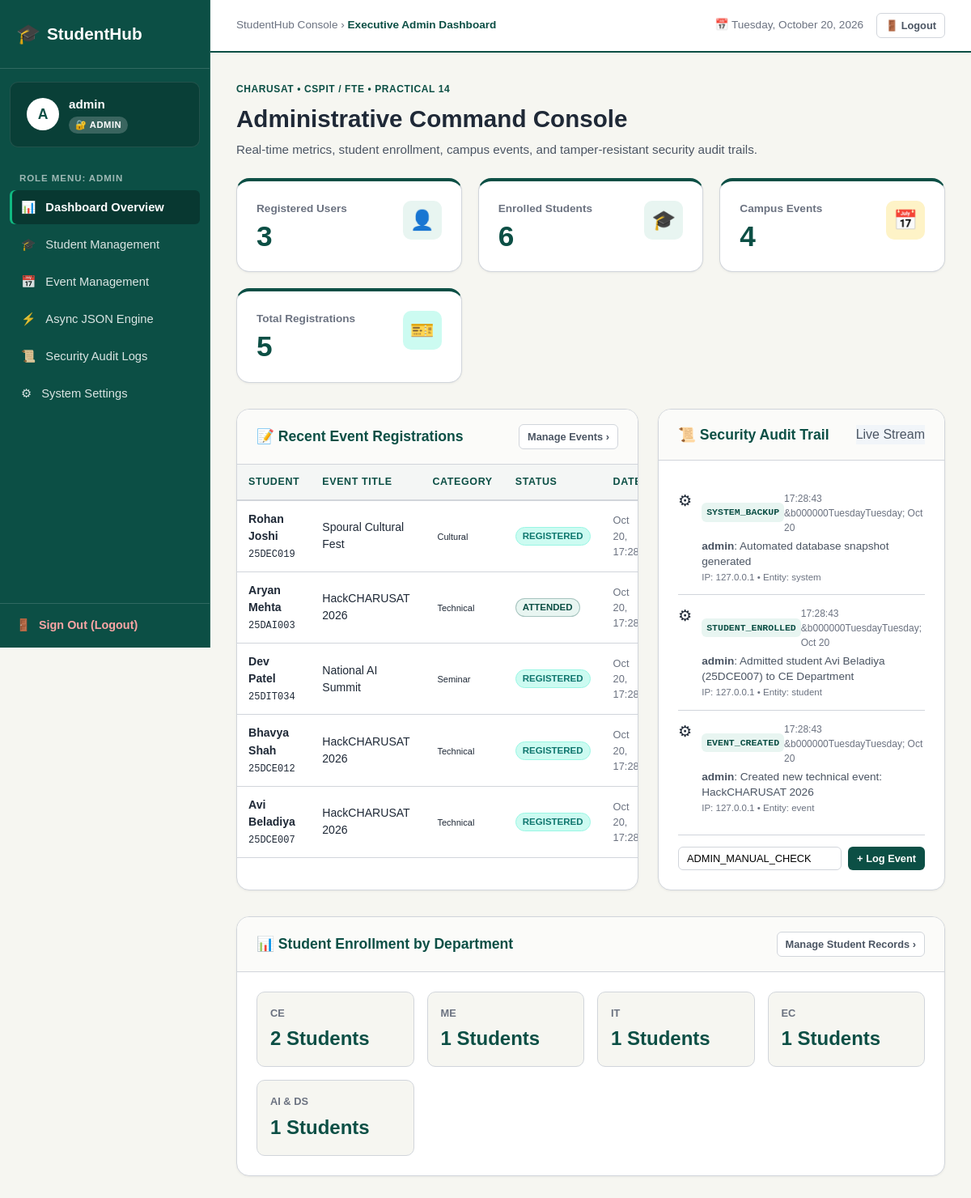
/index.php (signed in), run on the app's committed database.
### tables this page shows
CREATE TABLE IF NOT EXISTS `registrations` (
    `id` INT AUTO_INCREMENT PRIMARY KEY,
    `student_id` INT NOT NULL,
    `event_id` INT NOT NULL,
    `registration_date` TIMESTAMP DEFAULT CURRENT_TIMESTAMP,
    `status` ENUM('registered', 'attended', 'cancelled') DEFAULT 'registered',
    UNIQUE KEY `unique_student_event` (`student_id`, `event_id`),
    CONSTRAINT `fk_p14_reg_student` FOREIGN KEY (`student_id`) REFERENCES `students` (`id`) ON DELETE CASCADE,
    CONSTRAINT `fk_p14_reg_event` FOREIGN KEY (`event_id`) REFERENCES `events` (`id`) ON DELETE CASCADE
);

CREATE TABLE IF NOT EXISTS `students` (
    `id` INT AUTO_INCREMENT PRIMARY KEY,
    `student_id` VARCHAR(20) NOT NULL UNIQUE,
    `name` VARCHAR(100) NOT NULL,
    `email` VARCHAR(100) NOT NULL UNIQUE,
    `course` VARCHAR(100) NOT NULL DEFAULT 'Computer Engineering',
    `gender` ENUM('Male', 'Female', 'Other') DEFAULT 'Male',
    `mobile` VARCHAR(15) NOT NULL,
    `college` VARCHAR(150) DEFAULT 'CSPIT / DEPSTAR, CHARUSAT',
    `branch` VARCHAR(100) DEFAULT 'CE',
    `semester` INT NOT NULL DEFAULT 3,
    `academic_year` VARCHAR(30) DEFAULT '2nd Year',
    `cgpa` DECIMAL(3,2) DEFAULT 8.50,
    `address` TEXT NULL,
    `status` VARCHAR(20) NOT NULL DEFAULT 'active',
    `created_at` TIMESTAMP DEFAULT CURRENT_TIMESTAMP
);

CREATE TABLE IF NOT EXISTS `events` (
    `id` INT AUTO_INCREMENT PRIMARY KEY,
    `title` VARCHAR(150) NOT NULL,
    `category` VARCHAR(50) NOT NULL DEFAULT 'Technical',
    `event_date` DATE NOT NULL,
    `event_time` TIME DEFAULT '10:00:00',
    `venue` VARCHAR(150) DEFAULT 'Seminar Hall, CHARUSAT',
    `description` TEXT NULL,
    `capacity` INT DEFAULT 100,
    `status` ENUM('Open', 'Closed', 'Upcoming') DEFAULT 'Open',
    `poster` VARCHAR(255) DEFAULT 'default_poster.png',
    `created_at` TIMESTAMP DEFAULT CURRENT_TIMESTAMP
);

CREATE TABLE IF NOT EXISTS `audit_logs` (
    `id` INT AUTO_INCREMENT PRIMARY KEY,
    `user_id` INT DEFAULT NULL,
    `actor_username` VARCHAR(50) NOT NULL DEFAULT 'system',
    `action` VARCHAR(255) NOT NULL,
    `entity_type` VARCHAR(50) DEFAULT 'general',
    `entity_id` INT DEFAULT NULL,
    `details` TEXT DEFAULT NULL,
    `ip_address` VARCHAR(45) DEFAULT '127.0.0.1',
    `created_at` TIMESTAMP DEFAULT CURRENT_TIMESTAMP,
    CONSTRAINT `fk_p14_audit_user` FOREIGN KEY (`user_id`) REFERENCES `users` (`id`) ON DELETE SET NULL
);

### index.php (the view, shortened to what the rows shown need)
<?php
require_once __DIR__ . '/audit_logger.php';
$latestRegistrations = [];
$auditLogs = [];
if ($pdo !== null) {
    try {
        $regSql = "SELECT r.id, r.status, r.registration_date, s.name AS student_name, s.student_id, e.title AS event_title, e.category
                   FROM registrations r
                   JOIN students s ON r.student_id = s.id
                   JOIN events e ON r.event_id = e.id
                   ORDER BY r.id DESC LIMIT 6";
        $latestRegistrations = $pdo->query($regSql)->fetchAll();
        $auditSql = "SELECT * FROM audit_logs ORDER BY id DESC LIMIT 8";
        $auditLogs = $pdo->query($auditSql)->fetchAll();
    } catch (PDOException $e) {
        $errorMsg = "Database error fetching stats: " . $e->getMessage();
    }
}
?>
<!DOCTYPE html>
<html lang="en">
<head>
    <link rel="stylesheet" href="style.css">
</head>
<body>
    <div class="app-layout">
        <main class="main-content">
            <div class="content-body">
                <div style="margin-bottom: 24px;">
                    <h1 style="font-size: 1.85rem; font-weight: 800; color: var(--text-primary); margin: 4px 0;">
                        Administrative Command Console
                    </h1>
                </div>
                <div class="dashboard-grid">
                    <div class="dash-card">
                        <div class="dash-card-header">
                            <h2 class="dash-card-title">&#128221; Recent Event Registrations</h2>
                        </div>
                        <div class="dash-card-body" style="padding: 0;">
                            <div class="table-wrapper">
                                <table class="admin-table">
                                    <thead>
                                        <tr>
                                            <th>Student</th>
                                            <th>Event Title</th>
                                            <th>Category</th>
                                            <th>Status</th>
                                            <th>Date</th>
                                        </tr>
                                    </thead>
                                    <tbody>
                                        <?php if (empty($latestRegistrations)): ?>
                                            <tr>
                                                <td colspan="5" style="text-align: center; padding: 24px; color: var(--text-muted);">
                                                    No event registrations recorded yet.
                                                </td>
                                            </tr>
                                        <?php else: ?>
                                            <?php foreach ($latestRegistrations as $reg): ?>
                                                <tr>
                                                    <td>
                                                        <strong><?= htmlspecialchars($reg['student_name']) ?></strong><br>
                                                        <code style="font-size: 0.75rem;"><?= htmlspecialchars($reg['student_id']) ?></code>
                                                    </td>
                                                    <td><?= htmlspecialchars($reg['event_title']) ?></td>
                                                    <td>
                                                        <span class="badge" style="font-size: 11px; padding: 2px 6px;">
                                                            <?= htmlspecialchars($reg['category']) ?>
                                                        </span>
                                                    </td>
                                                    <td>
                                                        <span class="badge-status badge-<?= strtolower(htmlspecialchars($reg['status'])) ?>">
                                                            <?= htmlspecialchars($reg['status']) ?>
                                                        </span>
                                                    </td>
                                                    <td style="font-size: 0.8rem; color: var(--text-muted);">
                                                        <?= date('M d, H:i', strtotime($reg['registration_date'])) ?>
                                                    </td>
                                                </tr>
                                            <?php endforeach; ?>
                                        <?php endif; ?>
                                    </tbody>
                                </table>
                            </div>
                        </div>
                    </div>
                    <div class="dash-card" id="audit-log-section">
                        <div class="dash-card-header">
                            <h2 class="dash-card-title">&#128220; Security Audit Trail</h2>
                        </div>
                        <div class="dash-card-body">
                            <ul class="audit-list">
                                <?php if (empty($auditLogs)): ?>
                                    <li style="text-align: center; padding: 20px; color: var(--text-muted);">
                                        No audit entries logged yet.
                                    </li>
                                <?php else: ?>
                                    <?php foreach ($auditLogs as $log): ?>
                                        <li class="audit-item">
                                            <span style="font-size: 1.2rem;">&#9881;</span>
                                            <div style="flex: 1;">
                                                <div style="display: flex; justify-content: space-between; align-items: center;">
                                                    <span class="audit-action-tag"><?= htmlspecialchars($log['action']) ?></span>
                                                    <span class="audit-time"><?= date('H:i:s &bull; M d', strtotime($log['created_at'])) ?></span>
                                                </div>
                                                <div class="audit-detail" style="margin-top: 4px;">
                                                    <strong><?= htmlspecialchars($log['actor_username']) ?></strong>: <?= htmlspecialchars($log['details'] ?? 'Executed system routine') ?>
                                                </div>
                                                <div style="font-size: 0.72rem; color: var(--text-muted); margin-top: 2px;">
                                                    IP: <?= htmlspecialchars($log['ip_address'] ?? '127.0.0.1') ?> &bull; Entity: <?= htmlspecialchars($log['entity_type'] ?? 'general') ?>
                                                </div>
                                            </div>
                                        </li>
                                    <?php endforeach; ?>
                                <?php endif; ?>
                            </ul>
                        </div>
                    </div>
                </div>
                <div class="dash-card">
                    <div class="dash-card-header">
                        <h2 class="dash-card-title">&#128202; Student Enrollment by Department</h2>
                    </div>
                </div>
            </div>
        </main>
    </div>
</body>
</html>

### data on the page
registrations: student.name "Rohan Joshi", student.student_id "25DEC019", event.title "Spoural Cultural Fest", event.category "Cultural", status "REGISTERED", registration_date "Oct 20,…"
registrations: student.name "Aryan Mehta", student.student_id "25DAI003", event.title "HackCHARUSAT 2026", event.category "Technical", status "ATTENDED", registration_date "Oct 20,…"
registrations: student.name "Dev Patel", student.student_id "25DIT034", event.title "National AI Summit", event.category "Seminar", status "REGISTERED", registration_date "Oct 20,…"
registrations: student.name "Bhavya Shah", student.student_id "25DCE012", event.title "HackCHARUSAT 2026", event.category "Technical", status "REGISTERED", registration_date "Oct 20,…"
registrations: student.name "Avi Beladiya", student.student_id "25DCE007", event.title "HackCHARUSAT 2026", event.category "Technical", status "REGISTERED", registration_date "Oct 20,…"
audit_logs: action "SYSTEM_BACKUP", created_at "17:28:43 &b000000TuesdayTuesday; Oct 20", actor_username "admin", details "Automated database snapshot generated", ip_address "127.0.0.1", entity_type "system"
audit_logs: action "STUDENT_ENROLLED", created_at "17:28:43 &b000000TuesdayTuesday; Oct 20", actor_username "admin", details "Admitted student Avi Beladiya (25DCE007) to CE Department", ip_address "127.0.0.1", entity_type "student"
audit_logs: action "EVENT_CREATED", created_at "17:28:43 &b000000TuesdayTuesday; Oct 20", actor_username "admin", details "Created new technical event: HackCHARUSAT 2026", ip_address "127.0.0.1", entity_type "event"

### other printed values
substr($currentUsername, 0, 1) "A"
$currentUsername "admin"
$currentUserRole "ADMIN"
$menuItem['icon'] "📊"
$menuItem['title'] "Dashboard Overview"
$menuItem['icon'] "🎓"
$menuItem['title'] "Student Management"
$menuItem['icon'] "📅"
$menuItem['title'] "Event Management"
$menuItem['icon'] "⚡"
$menuItem['title'] "Async JSON Engine"
$menuItem['icon'] "📜"
$menuItem['title'] "Security Audit Logs"
$menuItem['icon'] "⚙"
$menuItem['title'] "System Settings"
